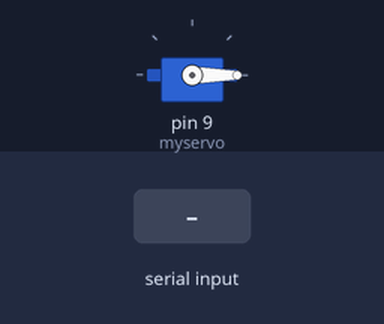
The sketch below on a simulated Arduino Uno, built with avr-gcc and run on an emulated ATmega328P. Shown: servo. Inputs (shaded band) come from the test bench.

Above: at 1.2 s.
1.3 s: byte 1 (1) received over Serial
At 1.6 s:
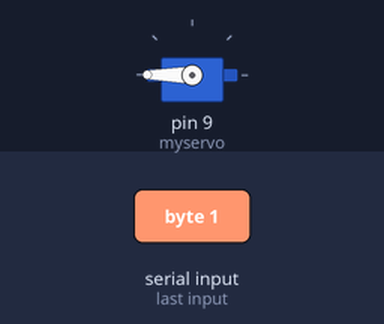
2.8 s: byte 2 (2) received over Serial
At 4.0 s:
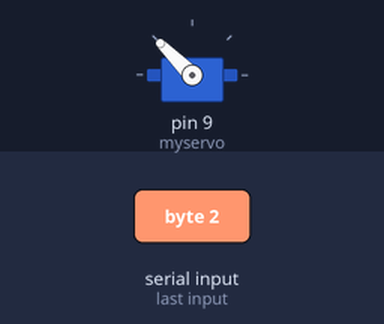
4.3 s: byte 3 (3) received over Serial
At 5.1 s:
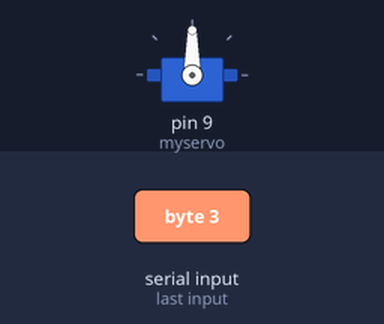
5.8 s: byte 4 (4) received over Serial
At 6.3 s:
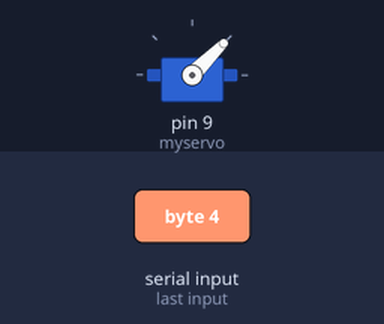
Timing chart, 0 to 8.3 s (numbered marks = the images above; inputs shaded):
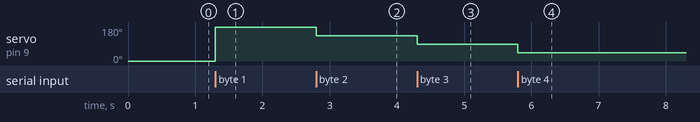

The sketch:

arduino.ino
```cpp
#include <Servo.h>

Servo myservo;

int currentPos = -1;

void setup(){
  Serial.begin(115200);
  myservo.attach(9);
  myservo.write(0);
}

void loop(){
  if (Serial.available())  {
     int command = Serial.read();

     if ( command == 1 ) {
       turnRight();
     }

     if ( command == 2 ) {
       turnRightS();
     }


     if ( command == 3 ) {
       center();
     }

     if ( command == 4 ) {
       turnLeftS();
     }


     if ( command == 5 ) {
       turnLeft();
     }
  }
}

void turnRight(){
   if( currentPos == 180 ) {
     return;
   };

  currentPos = 180;
  myservo.write(180);
};

void turnRightS(){
   if( currentPos == 135 ) {
     return;
  };

  currentPos = 135;
  myservo.write(135);
};

void center(){
  if( currentPos == 90 ) {
     return;
  };

  myservo.write(90);
  currentPos = 90;
}

void turnLeftS(){
  if( currentPos == 45 ) {
     return;
  };

  currentPos = 45;
  myservo.write(45);
};

void turnLeft(){
  if( currentPos == 0 ) {
     return;
  };

  currentPos = 0;
  myservo.write(0);
};
```

Measured:
- after the input at 1.3 s, servo on pin 9 (myservo): 0° → 180° at once
- after the input at 2.8 s, servo on pin 9 (myservo): 180° → 135° at once
- after the input at 4.3 s, servo on pin 9 (myservo): 135° → 90° at once
- after the input at 5.8 s, servo on pin 9 (myservo): 90° → 45° at once
